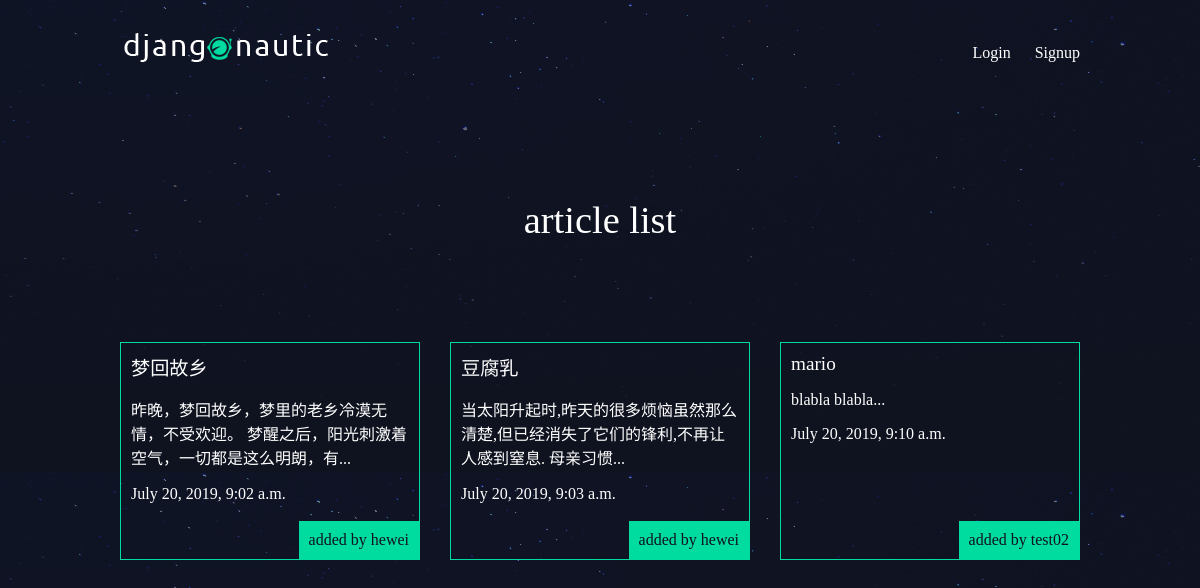
The page / on the database its author committed.
### articles/models.py (models this page shows, shortened)
class Article(models.Model):
    title = models.CharField(max_length=100)
    slug = models.SlugField()
    body = models.TextField()
    date = models.DateTimeField(auto_now_add=True)
    thumb = models.ImageField(default="default.png", blank=True)
    author = models.ForeignKey(User,on_delete=models.CASCADE, default=None)
    def snippet(self):
        return self.body[:50] + '...'

### articles/views.py (the view)
# urls.py: path('', views.article_list, name="list"),
def article_list(request):
    articles = Article.objects.all().order_by('date')
    return render(request, 'articles/article_list.html', {'articles': articles})

### articles/templates/articles/article_list.html
{% extends 'base_layout.html' %}
{% block content %}
<h1>article list</h1>
<div class="articles">
    {% for article in articles %}
    <div class="article">
        <h2>
            <a href="{% url 'articles:detail' slug=article.slug %}">{{ article.title }}</a>
        </h2>
        <p>{{ article.snippet }}</p>
        <p>{{ article.date }}</p>
        <p class="author">added by {{ article.author.username }}</p>
    </div>
    {% endfor %}
</div>
{% endblock %}

### templates/base_layout.html (shortened to what this page needs)
{% load static %}
<!DOCTYPE html>
<html lang="en">
<head>
    <link rel="stylesheet" href="{% static 'styles.css' %}">
</head>
<body>
    <header class="wrapper">
        <h1><a href="{% url 'home' %}"><img src="{% static 'logo.png' %}" alt="logo.png"></a></h1>
        <nav>
            <ul>
                {% if user.is_authenticated %}
                <li>
                    <form class="logout-link" action="{% url 'accounts:logout'%}" method="post">
                        {% csrf_token %}
                        <button type="submit">Logout</button>
                    </form>
                </li>
                <li><a href="{% url 'articles:create' %}">New Article</a></li>
                {% else %}
                    <li><a href="{% url 'accounts:login' %}">Login</a></li>
                    <li><a href="{% url 'accounts:signup' %}">Signup</a></li>
                {% endif %}
            </ul>
        </nav>
    </header>
    <div class="wrapper">
        {% block content %}
        {% endblock %}
    </div>
</body>
</html>

### assets/styles.css (style rules this page uses)
body { background-color: #0f121f; background-image: url(/static/stars.png); background-repeat-y: no-repeat; color: #fff; }
body * { font-family: Ubuntu; }
h1, h2, h3, h4, h5 { font-weight: normal; margin: 0; }
a, a:hover, a:visited { color: #fff; text-decoration: none; }
.wrapper { max-width: 960px; margin: 0 auto; }
div.wrapper > h1 { text-align: center; margin: 100px auto; font-size: 2.4em }
header { display: grid; grid-template-columns: 1fr 1fr; padding: 20px 0; }
nav { justify-self: end; }
nav li { display: inline-block; list-style-type: none; margin-left: 20px; }
.articles { display: grid; grid-template-columns: 1fr 1fr 1fr; grid-gap: 30px; }
.article { padding: 10px; border: 1px solid #00dba0; position: relative; padding-bottom: 40px; }
.article h2 { font-size: 1.2em; }
.article .author { padding: 10px; background: #00dba0; position: absolute; right: 0; bottom: 0; margin: 0; color: #0f121f; }

### rows shown on the page
Article: title "梦回故乡", snippet "昨晚，梦回故乡，梦里的老乡冷漠无情，不受欢迎。 梦醒之后，阳光刺激着空气，一切都是这么明朗，有...", date "July 20, 2019, 9:02 a.m.", author.username "hewei"
Article: title "豆腐乳", snippet "当太阳升起时,昨天的很多烦恼虽然那么清楚,但已经消失了它们的锋利,不再让人感到窒息. 母亲习惯...", date "July 20, 2019, 9:03 a.m.", author.username "hewei"
Article: title "mario", snippet "blabla blabla...", date "July 20, 2019, 9:10 a.m.", author.username "test02"
